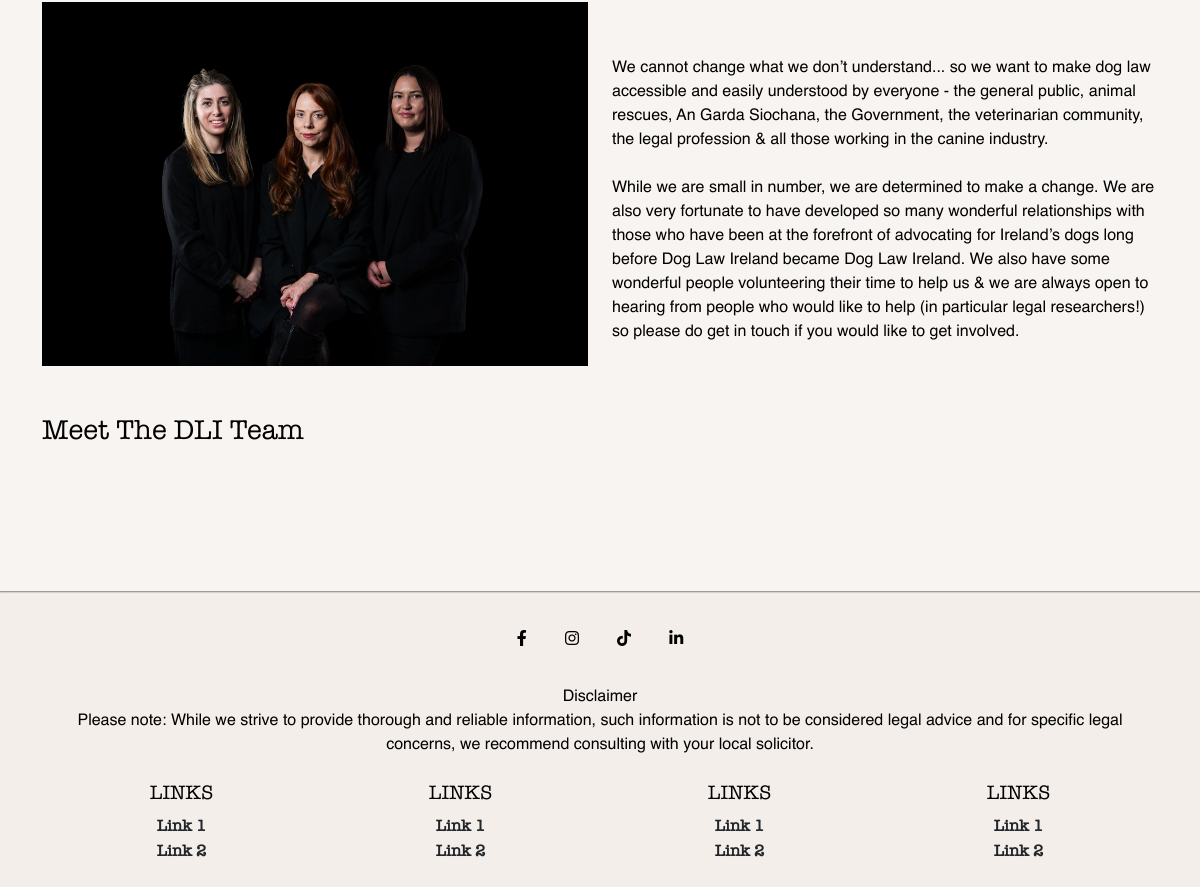
Page /about/ (lower part) on the earlier database version.
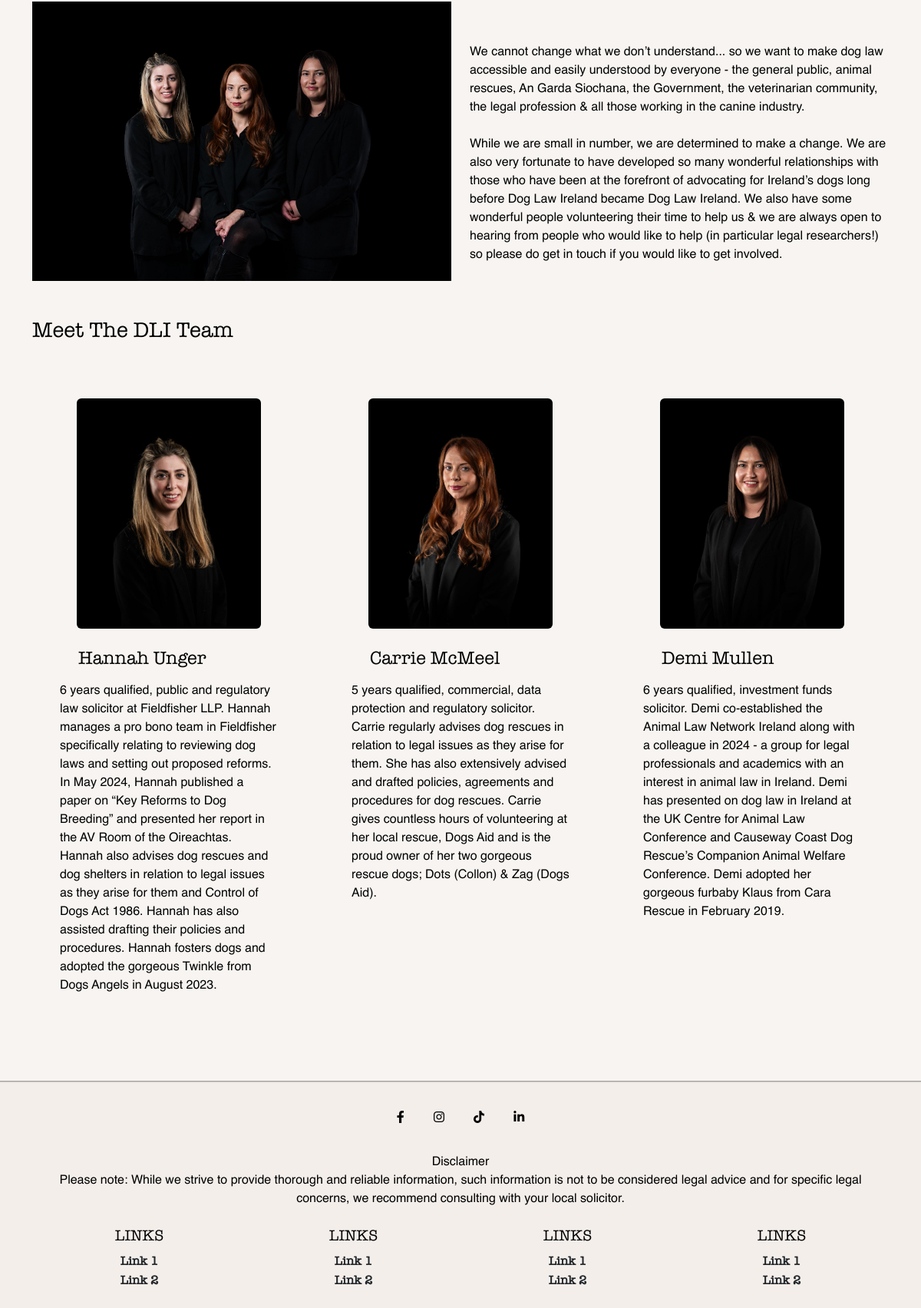
Same page on the later database version.
### about/models.py (models this page shows, shortened)
class About(models.Model):
    name = models.CharField(max_length=255)
    bio = models.TextField(blank=True, null=True)
    image = models.ImageField(upload_to='about_images/')

### about/views.py (the view)
# urls.py: path('', views.about, name='about'),
def about(request):
    about = About.objects.all()
    context = {
        'about':about,
    }
    return render(request,'about/about.html', context)

### about/templates/about/about.html (shortened to what this page needs)
{% extends "base.html" %}
{% load static %}
{% block content %}
<div class="container my-5">
    <div class="row">
        <div class="col-md-6 col-lg-6 col-sm-12">
            <img class="img-fluid" src="{% static 'imgs/group-photo.jpeg' %}">
        </div>
        <div class="col-md-6 col-lg-6 col-sm-12 mt-5 d-flex align-items-center">
            <div class="text">
                <p>We cannot change what we don’t understand... so we want to make dog law accessible and easily understood
                    by everyone - the general public, animal rescues, An Garda Siochana, the Government, the veterinarian
                    community, the legal profession &amp; all those working in the canine industry. <br><br> While we are small in number, we are determined to make a change. We are also very fortunate to have
                    developed so many wonderful relationships with those who have been at the forefront of advocating for Ireland’s
                    dogs long before Dog Law Ireland became Dog Law Ireland. We also have some wonderful people volunteering their time to help us &amp; we are always open to hearing
                    from people who would like to help (in particular legal researchers!) so please do get in touch if you would like to get involved.
                </p>
            </div>
        </div>
    </div>
</div>
<div class="container my-5">
    <h3>Meet the DLI Team</h3>
    <div class="row mt-5 mb-4 d-flex justify-content-between">
        {% for p in about %}
        <div class="col-lg-4 col-md-4 col-sm-12 px-5">
            <div class="my-4 d-flex justify-content-center">
                <img class="img-fluid rounded" style="max-height: 300px;" src="{{ p.image.url }}">
            </div>
            <h4 class="mb-3 ms-4">{{ p.name }}</h4>
            <p>{{ p.bio }}</p>
        </div>
        {% endfor %}
    </div>
</div>
{% endblock %}

### templates/base.html (shortened to what this page needs)
{% load static %}
<!DOCTYPE html>
<html lang="en">
<head>
<link href="https://cdn.jsdelivr.net/npm/bootstrap@5.3.0/dist/css/bootstrap.min.css" rel="stylesheet">
<link rel="stylesheet" href="https://cdnjs.cloudflare.com/ajax/libs/font-awesome/6.4.0/css/all.min.css"/>
<link rel="stylesheet" href="{% static 'css/style.css' %}">
</head>
<body>
       <div class="wrapper">
        <main class="page-body">
            {% block content %}
            {% endblock %}
        </main>
        <footer class="page-footer mt-5">{% include 'includes/footer.html'%}</footer>
      </div>
</body>
</html>

### templates/includes/footer.html (shortened to what this page needs)
<footer class="text-center">
    <div class="container p-4">
      <section class="mb-4">
        <a data-mdb-ripple-init class="btn btn-outline btn-floating m-1" href="#!" role="button"
          ><i class="fab fa-facebook-f"></i></a>
        <a data-mdb-ripple-init class="btn btn-outline btn-floating m-1" href="#!" role="button"
          ><i class="fab fa-instagram"></i></a>
        <a data-mdb-ripple-init class="btn btn-outline btn-floating m-1" href="#!" role="button"
        ><i class="fab fa-tiktok"></i></a>
        <a data-mdb-ripple-init class="btn btn-outline btn-floating m-1" href="#!" role="button"
          ><i class="fab fa-linkedin-in"></i></a>
      </section>
      <section class="mb-4 align-left">
        <p>Disclaimer<br>Please note: While we strive to provide thorough and reliable information, such information is not to be considered legal advice and for specific legal concerns, we recommend consulting with your local solicitor.</p>
      </section>
      <section class="">
        <div class="row">
          <div class="col-lg-3 col-md-6 mb-4 mb-md-0">
            <h5 class="text-uppercase">Links</h5>
            <ul class="list-unstyled mb-0">
              <li>
                <a class="text-body" href="#!">Link 1</a>
              </li>
              <li>
                <a class="text-body" href="#!">Link 2</a>
              </li>
            </ul>
          </div>
          <div class="col-lg-3 col-md-6 mb-4 mb-md-0">
            <h5 class="text-uppercase">Links</h5>
            <ul class="list-unstyled mb-0">
              <li>
                <a class="text-body" href="#!">Link 1</a>
              </li>
              <li>
                <a class="text-body" href="#!">Link 2</a>
              </li>
            </ul>
          </div>
          <div class="col-lg-3 col-md-6 mb-4 mb-md-0">
            <h5 class="text-uppercase">Links</h5>
            <ul class="list-unstyled mb-0">
              <li>
                <a class="text-body" href="#!">Link 1</a>
              </li>
              <li>
                <a class="text-body" href="#!">Link 2</a>
              </li>
            </ul>
          </div>
          <div class="col-lg-3 col-md-6 mb-4 mb-md-0">
            <h5 class="text-uppercase">Links</h5>
            <ul class="list-unstyled mb-0">
              <li>
                <a class="text-body" href="#!">Link 1</a>
              </li>
              <li>
                <a class="text-body" href="#!">Link 2</a>
              </li>
            </ul>
          </div>
        </div>
      </section>
    </div>
  </footer>

### static/css/style.css (style rules this page uses)
* { box-sizing: inherit; color: black; }
html { height: 100%; box-sizing: border-box; }
body { height: 100%; background-color:#F7F4F1; }
footer { box-shadow: 0 4px 2px -3px gray inset; background-color: #F3EEEA; }
.wrapper { min-height: 100%; display: grid; grid-template-rows: auto 1fr auto; }
h1, h2, h3, h4, h5 { font-family:'American Typewriter'; color: black !important; text-transform: capitalize; }
a { font-family:'American Typewriter'; color: black !important; font-weight: bold; }
p { font-family: 'Helvetica'; }
a { text-decoration: none; }

Differences in the rows shown:
added About: image (picture), name "Hannah Unger", bio "6 years qualified, public and regulatory law solicitor at Fieldfisher LLP. Hannah manages a pro bono team in Fieldfisher specifically relating to reviewing dog laws and setting out proposed reforms. In May 2024, Hannah published a paper on “Key Reforms to Dog Breeding” and presented her report in the AV Room of the Oireachtas. Hannah also advises dog rescues and dog shelters in relation to legal issues as they arise for them and Control of Dogs Act 1986. Hannah has also assisted drafting their policies and procedures. Hannah fosters dogs and adopted the gorgeous Twinkle from Dogs Angels in August 2023."
added About: image (picture), name "Carrie McMeel", bio "5 years qualified, commercial, data protection and regulatory solicitor. Carrie regularly advises dog rescues in relation to legal issues as they arise for them. She has also extensively advised and drafted policies, agreements and procedures for dog rescues. Carrie gives countless hours of volunteering at her local rescue, Dogs Aid and is the proud owner of her two gorgeous rescue dogs; Dots (Collon) & Zag (Dogs Aid)."
added About: image (picture), name "Demi Mullen", bio "6 years qualified, investment funds solicitor. Demi co-established the Animal Law Network Ireland along with a colleague in 2024 - a group for legal professionals and academics with an interest in animal law in Ireland. Demi has presented on dog law in Ireland at the UK Centre for Animal Law Conference and Causeway Coast Dog Rescue’s Companion Animal Welfare Conference. Demi adopted her gorgeous furbaby Klaus from Cara Rescue in February 2019."
